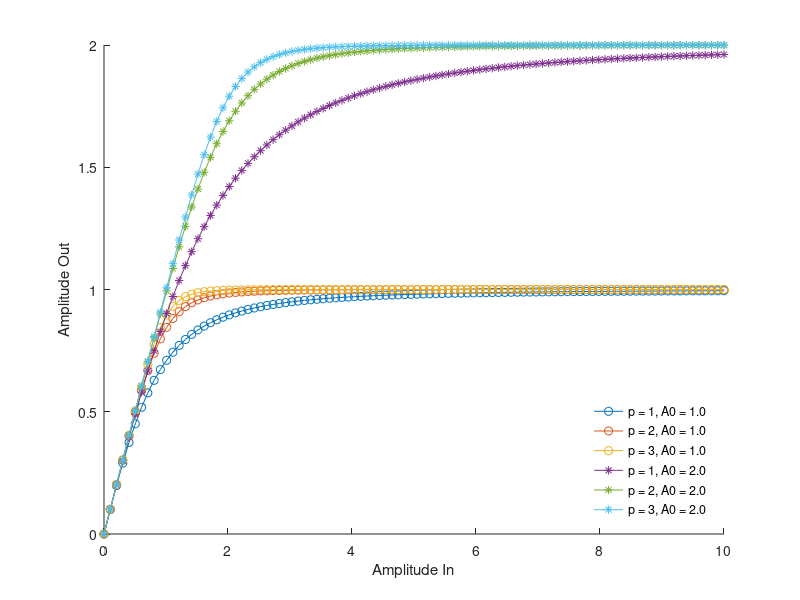

MATLAB code for this plot:
%% LIMPEZA
% ####################################################################### %

clear;
close all;
clc;

% ####################################################################### %
%% PARÂMETROS PRINCIPAIS
% ####################################################################### %

A0 = [1.0, 2.0];      % Parâmetros de amplificação
p_values = [1, 2, 3]; % Valores do parâmetro de não linearidade (saturação)

N_A0 = length(A0);    % Número de valores de A0


N_amp_in = 100;                           % Número de pontos para a amplitude de entrada
amplitude_in = linspace(0, 10, N_amp_in); % Variação da amplitude de entrada

% ####################################################################### %
%% CÁLCULO DA TRANSFERÊNCIA DE AMPLITUDE
% ####################################################################### %

amplitude_out = zeros(N_amp_in, length(p_values), N_A0);

for a0_idx = 1:N_A0
    a0 = A0(a0_idx);
    
    for p_idx = 1:length(p_values)
        p = p_values(p_idx);
        
        for amp_in_idx = 1:N_amp_in
            amp_in = amplitude_in(amp_in_idx);
            
            amp_out = abs(amp_in) ./ (1 + (abs(amp_in) / a0).^(2 * p)).^(1 / (2 * p)) .* exp(1j * angle(amp_in));
            
            amplitude_out(amp_in_idx, p_idx, a0_idx) = amp_out;
        end
    end
end

% ####################################################################### %
%% PLOT
% ####################################################################### %

figure;
hold on;

for a0_idx = 1:N_A0
    for p_idx = 1:length(p_values)
        if A0(a0_idx) == 1
            style = '-o';
        elseif A0(a0_idx) == 2
            style = '-*';
        end
        
        plot(amplitude_in, squeeze(amplitude_out(:, p_idx, a0_idx)), style, ...
            'DisplayName', sprintf('p = %d, A0 = %.1f', p_values(p_idx), A0(a0_idx)));
    end
end

xlabel('Amplitude In');
ylabel('Amplitude Out');
legend('Location', 'southeast');
legend box off;